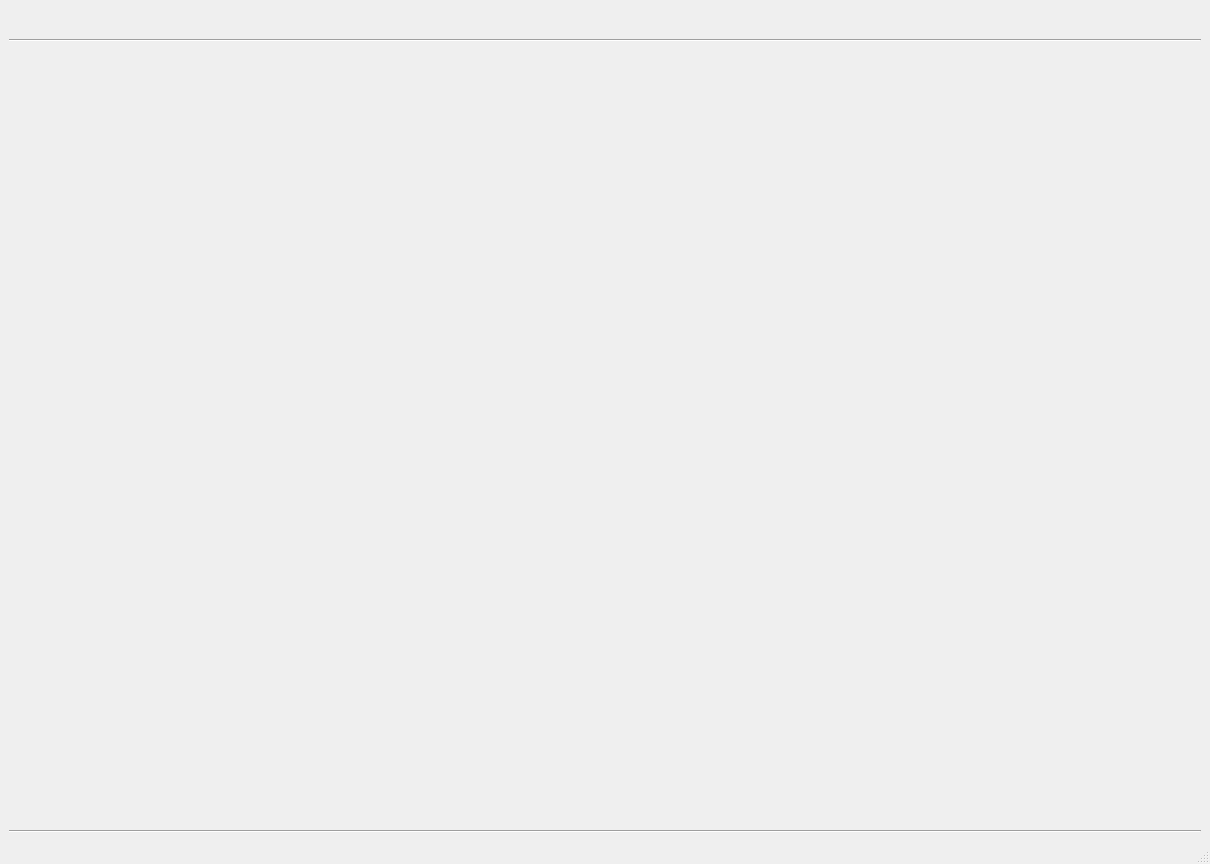
<?xml version="1.0" encoding="UTF-8"?>
<ui version="4.0">
 <class>MainWindow</class>
 <widget class="QMainWindow" name="MainWindow">
  <property name="geometry">
   <rect>
    <x>0</x>
    <y>0</y>
    <width>1210</width>
    <height>864</height>
   </rect>
  </property>
  <property name="windowTitle">
   <string>MainWindow</string>
  </property>
  <widget class="QWidget" name="C">
   <layout class="QVBoxLayout" name="verticalLayout" stretch="1,12,2">
    <property name="spacing">
     <number>0</number>
    </property>
    <item>
     <layout class="QVBoxLayout" name="verticalLayout_2">
      <item>
       <layout class="QHBoxLayout" name="top_layout"/>
      </item>
      <item>
       <widget class="Line" name="line">
        <property name="orientation">
         <enum>Qt::Horizontal</enum>
        </property>
       </widget>
      </item>
     </layout>
    </item>
    <item>
     <layout class="QHBoxLayout" name="middle_layout" stretch="2,10">
      <property name="spacing">
       <number>0</number>
      </property>
      <item>
       <layout class="QVBoxLayout" name="left_layout"/>
      </item>
      <item>
       <layout class="QVBoxLayout" name="right_layout">
        <item>
         <widget class="QWidget" name="right_widget" native="true"/>
        </item>
       </layout>
      </item>
     </layout>
    </item>
    <item>
     <layout class="QVBoxLayout" name="bottom_layout2">
      <item>
       <widget class="Line" name="line_2">
        <property name="orientation">
         <enum>Qt::Horizontal</enum>
        </property>
       </widget>
      </item>
      <item>
       <layout class="QVBoxLayout" name="bottom_layout"/>
      </item>
     </layout>
    </item>
   </layout>
  </widget>
  <widget class="QMenuBar" name="menubar">
   <property name="geometry">
    <rect>
     <x>0</x>
     <y>0</y>
     <width>1210</width>
     <height>26</height>
    </rect>
   </property>
  </widget>
  <widget class="QStatusBar" name="statusbar"/>
 </widget>
 <resources/>
 <connections/>
</ui>
